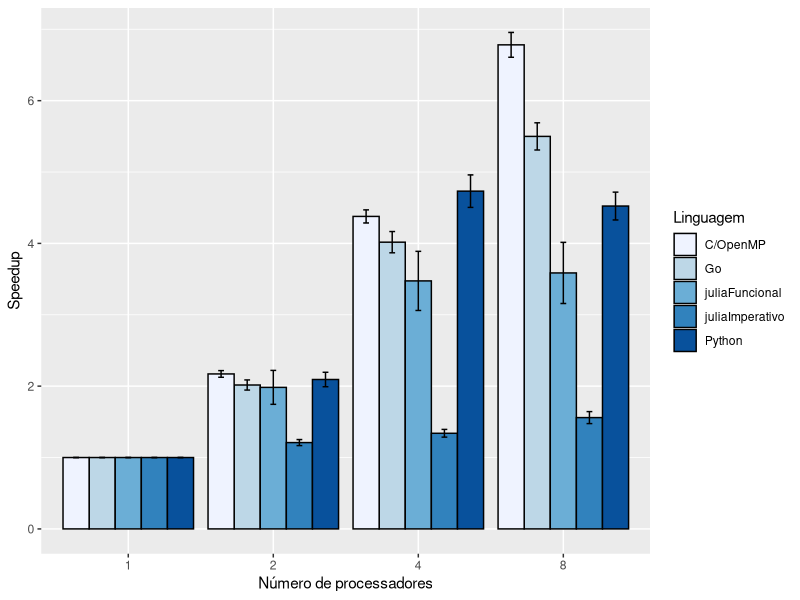

Reproduce this figure in R.
#!/usr/local/bin/Rscript

pdf('speedup.pdf', width = 8.84, height = 4.42)

df = read.csv("speedup.csv", sep=";")
library(ggplot2)
ggplot(df, aes(x=as.factor(procs), y=mean, fill=lang)) +
    geom_bar(position=position_dodge(), stat="identity", colour='black') +
    geom_errorbar(aes(ymin=mean-sd, ymax=mean+sd), width=.2,position=position_dodge(.9)) +
    scale_fill_brewer(palette = "Blues") +
    labs(x = "Número de processadores", y = "Speedup", fill="Linguagem")

invisible(dev.off())
